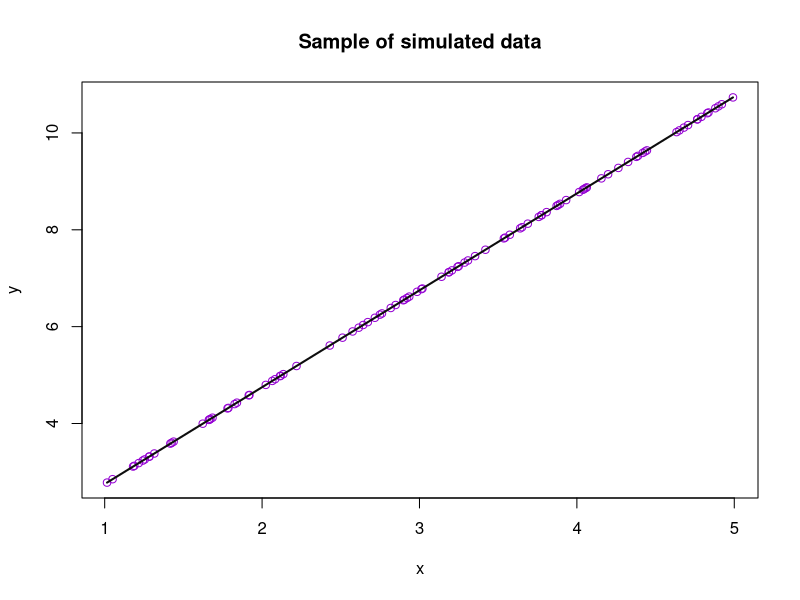
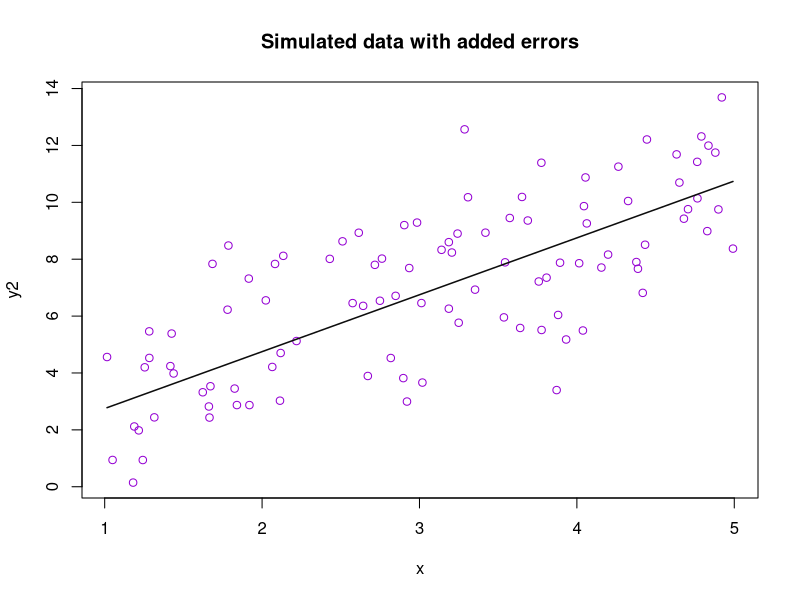
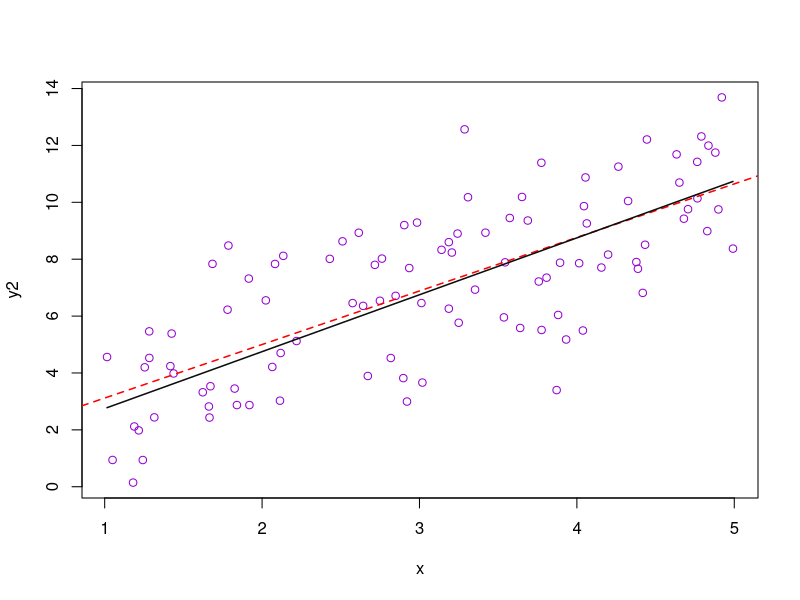
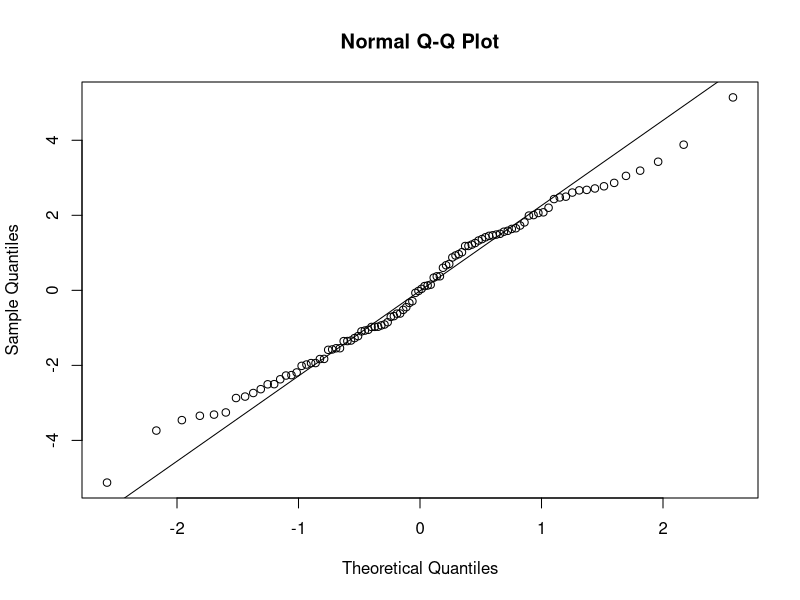
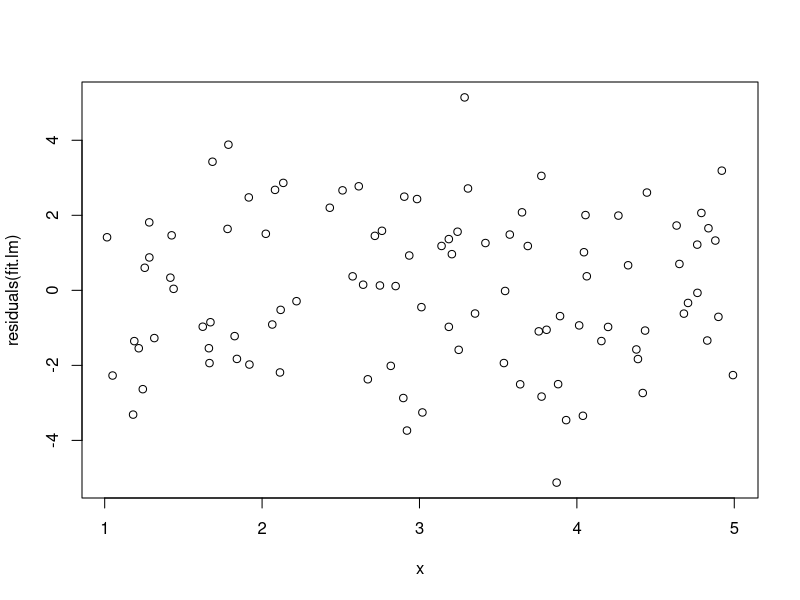
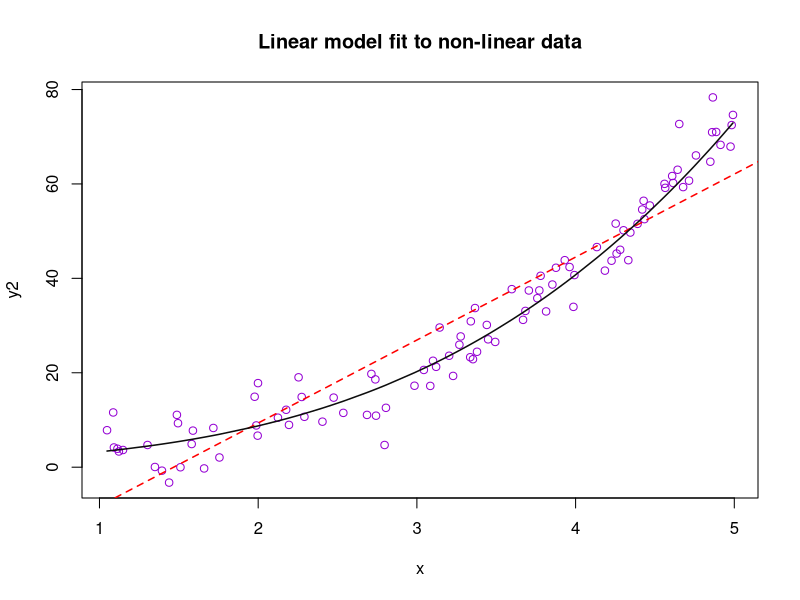
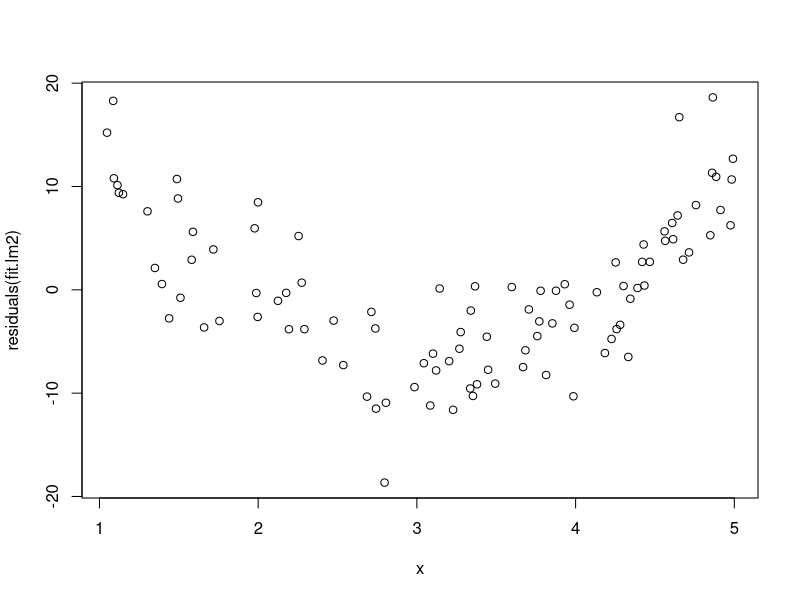

Generate these figures, in order, with R:
## ---- chunk 1

# Our simulated function
fx <- function(x){
  y <- 2*x + 3/4
  return(y) 
}

# Sample 100 points in the interval (1,5)
x <- runif(100, min=1, max = 5)

# Create the response variable y
y <- fx(x)

#Plot points
plot(x=x, y=y, col = "darkviolet", main="Sample of simulated data")

# Add a line to the plot
lines(x,y, col = "gray5", lwd = 2)

## ---- chunk 2
errors <- rnorm(100, 0, 2)

# Create the response variable y and add errors
y2 <- fx(x) + errors

# Plot error points
plot(x, y2, col = "darkviolet", main= "Simulated data with added errors") 
lines(x, y, col = "gray5", lwd = 1.5)
## ---- chunk 3
# Create a data frame with x and y as columns
df <- data.frame(x=x, y2=y2)

# Fit a linear model
fit.lm <- lm(y2~x, data = df)

# Look at the summary output for our linear model 
summary(fit.lm)
## ---- chunk 4
# Plot the points 
plot(x, y2, col="darkviolet")

# Plot a line for the model using the 'abline' function
abline(fit.lm, col="red", lwd=1.5, lty=2)
lines(x,y, col="gray5", lwd=1.5)


## ---- chunk 5
# Generate a Quantile-Quantile plot of
qqnorm(residuals(fit.lm))
qqline(residuals(fit.lm))

## ---- chunk 6
# Plot of residuals against predictor 'x' 
plot(x, residuals(fit.lm))
## ---- chunk 7
# Our simulated function
fx2 <- function(x){
  y <- (1/2)*x^3 + 2*x + 3/4
  return(y) 
}

# Sample 100 points in the interval (1,5)
x <- sort(runif(100, min=1, max = 5))

# Create the response variable y
y <- fx2(x) 

# Add the random error term
error <- rnorm(100, 0, 4)
y2 <- y + error 

# Fit a linear model to the data 
fit.lm2 <- lm(y2 ~ x)

# Plot the points 
plot(x, y2, col="darkviolet", main = "Linear model fit to non-linear data")

# Plot a line for the model using the 'abline' function
abline(fit.lm2, col="red", lwd=1.5, lty=2)
lines(x,y, col="gray5", lwd=1.5)
## ---- chunk 8
# Plot of residuals against predictor 'x' 
plot(x, residuals(fit.lm2))
## ---- chunk 9
# Look at the summary output for our linear model 
summary(fit.lm)
